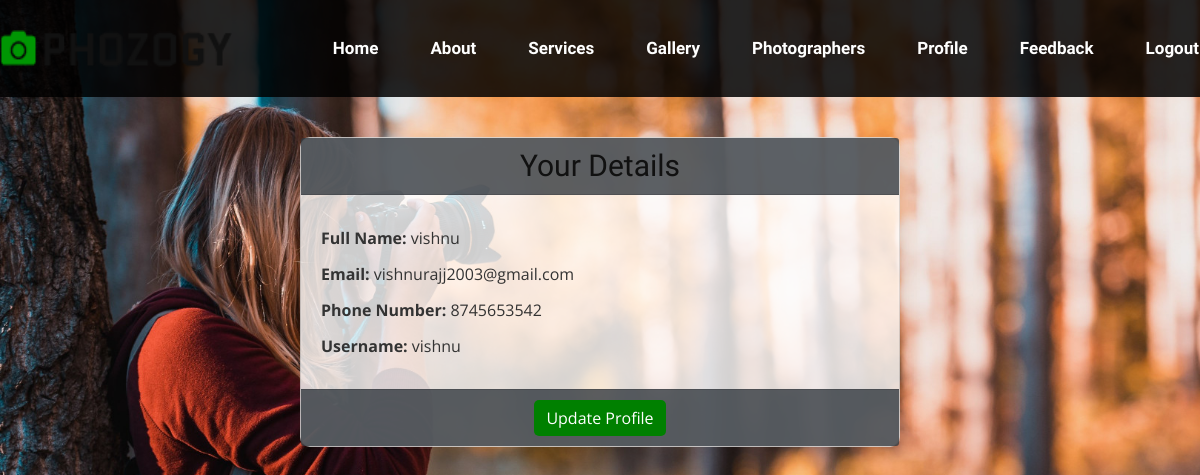
Page /user_profile/ (signed in) on the committed database.
### app1/models.py (models this page shows, shortened)
class user_registration(models.Model):
    fullname = models.CharField(max_length=30)
    email = models.EmailField()
    phonenumber = models.IntegerField()
    username = models.CharField(max_length=30)
    password = models.CharField(max_length=10)             # user registration
    is_accepted = models.BooleanField(default=False)

### app1/views.py (the view)
# urls.py: path('user_profile/', views.user_profile),
def user_profile(request):
    username = request.session.get('username')  # Ensure 'username' is set during login
    try:
        user =user_registration.objects.get(username=username)
    except user_registration.DoesNotExist:
        messages.error(request, 'User not found. Please log in again.')
        return redirect(login_view)  # Redirect to the login page if user not found
    return render(request, 'user_profile.html', {'user': user})

### template/user_profile.html (shortened to what this page needs)
<!DOCTYPE html>
<html lang="en">
<head>
    {% load static %}
    <link rel="stylesheet" href="{% static 'css/bootstrap.min.css' %}" type="text/css">
    <link rel="stylesheet" href="{% static 'css/font-awesome.min.css' %}" type="text/css">
    <link rel="stylesheet" href="{% static 'css/elegant-icons.css' %}" type="text/css">
    <link rel="stylesheet" href="{% static 'css/owl.carousel.min.css' %}" type="text/css">
    <link rel="stylesheet" href="{% static 'css/magnific-popup.css' %}" type="text/css">
    <link rel="stylesheet" href="{% static 'css/slicknav.min.css' %}" type="text/css">
    <link rel="stylesheet" href="{% static 'css/style.css' %}" type="text/css">
</head>
<body>
<header class="header-section">
    <div class="logo">
        <a href="./index.html">
            <img src="{% static 'img/logo.png' %}" alt="Logo">
        </a>
    </div>
    <nav class="nav-menu">
        <ul>
            <li><a href="../user_dashboard">Home</a></li>
            <li><a href="../about">About</a></li>
            <li><a href="../service">Services</a></li>
            <li><a href="{% url 'all_photographers_images' %}">Gallery</a></li>
            <li><a href="../show_photographer">Photographers</a></li>
            <li><a href="../user_profile/">Profile</a></li>
            <li><a href="{% url 'submit_feedback' %}">Feedback</a></li>
            <li><a href="../logout">Logout</a></li>
        </ul>
    </nav>
</header>
<div class="container">
    <div class="card mt-4">
        <div class="card-header">
            <h3>Your Details</h3>
        </div>
        <div class="card-body">
            <p><strong>Full Name:</strong> {{ user.fullname }}</p>
            <p><strong>Email:</strong> {{ user.email }}</p>
            <p><strong>Phone Number:</strong> {{ user.phonenumber }}</p>
            <p><strong>Username:</strong> {{ user.username }}</p>
        </div>
        <div class="card-footer">
            <a href="/update_userprofile/{{ data.pk }}" class="btn btn-primary">Update Profile</a>
        </div>
    </div>
</div>
</body>
</html>

### static/css/style.css (style rules this page uses)
html, body { height: 100%; font-family: "Open Sans", sans-serif; -webkit-font-smoothing: antialiased; font-smoothing: antialiased; }
h1, h2, h3, h4, h5, h6 { margin: 0; color: #111111; font-weight: 400; font-family: "Quantico", sans-serif; }
h3 { font-size: 30px; }
p { font-size: 15px; font-family: "Open Sans", sans-serif; color: #666666; font-weight: 400; line-height: 26px; margin: 0 0 15px 0; }
img { max-width: 100%; }
ul, ol { padding: 0; margin: 0; }
.logo { float: left; padding: 30px 0; margin-right: 80px; }
.logo a { display: inline-block; }
.nav-menu { float: left; }
.header-section { background-color: black; color: white; }
.header-section .nav-menu ul li a { color: white; }
.nav-menu ul li { list-style: none; display: inline-block; margin-right: 30px; position: relative; }
.nav-menu ul li:last-child { margin-right: 0; }
.nav-menu ul li a { font-size: 16px; font-weight: 700; text-transform: uppercase; color:white; display: block; padding: 32px 8px 30px; position: relative; font-family: "Quantico", sans-serif; }
.nav-menu ul li a:after { position: absolute; left: 0; bottom: 0; height: 3px; width: 100%; background: #009603; content: ""; opacity: 0; -webkit-transition: all 0.3s; -o-transition: all 0.3s; transition: all 0.3s; }
@media only screen and (min-width: 1200px) { .container { max-width: 1170px; } }

### rows in the picture
user_registration: fullname "vishnu", email "vishnurajj2003@gmail.com", phonenumber "8745653542", username "vishnu"
